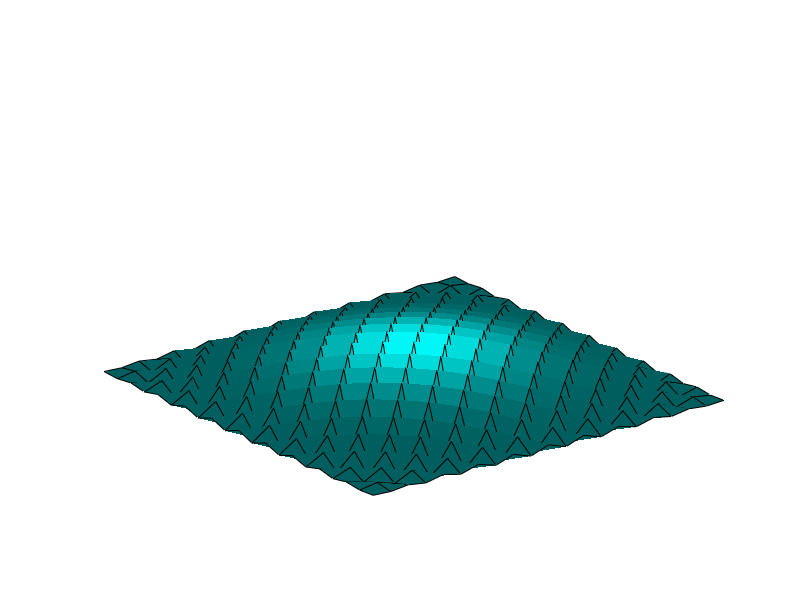

The MATLAB script that drew this image:
% 
clc; clear; close all;

% A relation parameter. Try other values.
% Experiment with omega slightly greater than one.
for omega = 1.0268 : 0.00001 : 1.0269
  
  %Create a two dimensional grid.
  m = 21;
  [x,y] = ndgrid(-1 : 2 / (m - 1) : 1);

  % The water drop function from waterwave.
  U = exp( -5*(x.^2 + y.^2) );

  % Surf plot of the function
  clf
  shg
  h = surf(x, y, U); 
  axis off 
  ax = axis;

  % Colormap
  c = (37 : 100)'; 
  cyan = [0*c, c, c]/100; 
  colormap(cyan) 
  pause(1)

  % Indices in the four compass directions.
  n = [2 : m, m];
  e = n;
  s = [1, 1 : m-1];
  w = s;

  % Relax. 
  % Repeatedly replace grid values by relaxed average of four neighbors.
  tfinal = 500; 

  for t = 1 : tfinal 
  
    U = (1 - omega)*U + omega*( U(n, :) + U(:, e) + U(s, :) + U(:, w) ) / 4; 
  
    set(h, 'zdata', U); 
    axis(ax) 
  
    drawnow 
  
  end
 
end 